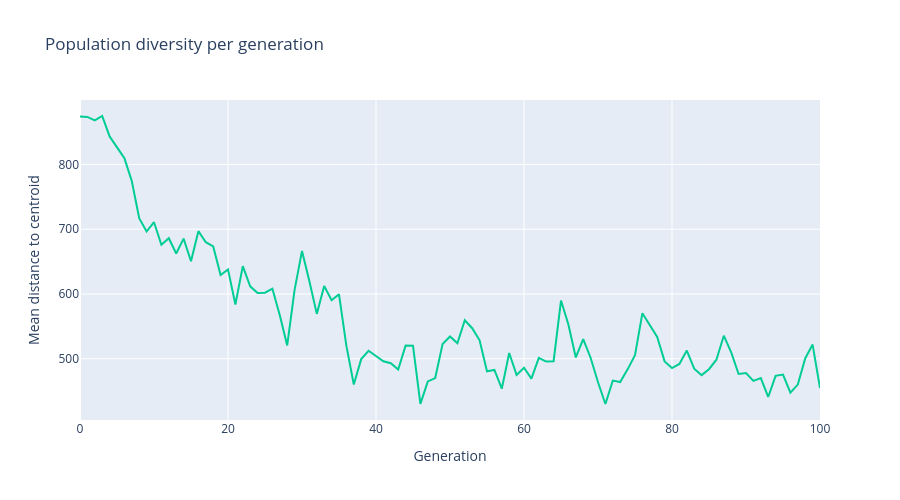

The cell this chart's notebook holds for it:
### Code cell
get_diversity_per_gen(data)
